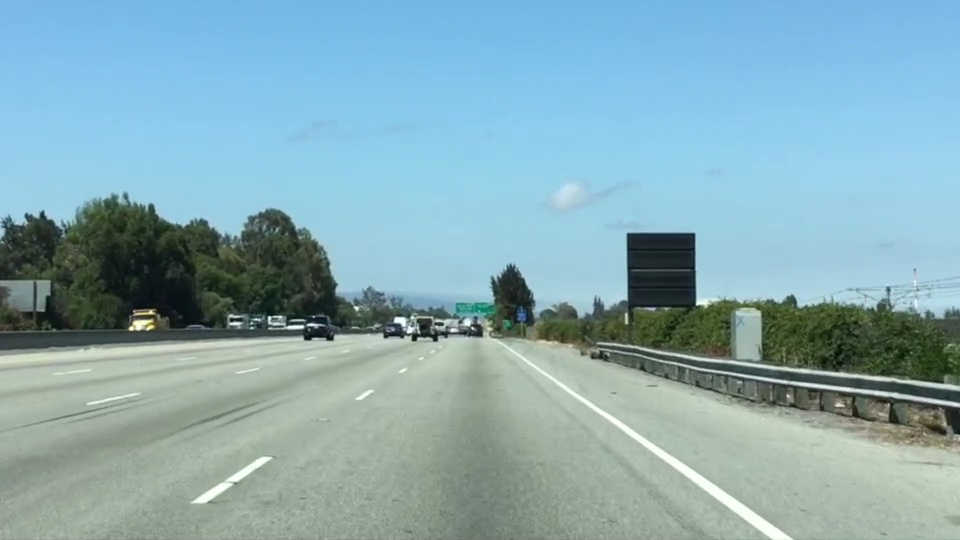
#> input picture computer-vision-notes-and-labs/test.jpg, 960 x 540 px
$ jupyter execute Introduction-finding-lanes.ipynb   (shell and % lines are left out)
#> lines starting #> are read from the running program, lines starting #| are printed output that depends on the picture; after the words box and inside, x2 and y2 are one past the last pixel; in counts of white or black regions, pixels touching at a corner belong together
# Color Selection

[cell 1]
import matplotlib.pyplot as plt
import matplotlib.image as mpimg
import numpy as np
%pylab inline

[cell 2]
# Read in the image and print out some stats
image = mpimg.imread('test.jpg')
#> image is the input picture: shape (540, 960, 3); mean R, G, B 135.5, 171.1, 179.2
print('This image is: ', type(image),
     'with dimensions:', image.shape)
#| This image is:  <class 'numpy.ndarray'> with dimensions: (540, 960, 3)

[cell 3]
plt.imshow(image)
plt.title('Original Image')

[cell 4]
# Grab the x and y size and make a copy of the image
ysize = image.shape[0]
xsize = image.shape[1]

print('xsize: ', xsize,
     '\nysize: ', ysize)
#| xsize:  960
#| ysize:  540

**Note:** Always make a copy rather simply using "="

[cell 5]
color_select = np.copy(image)

Set the thresholds values until we retain as much of the lane lines as possible while dropping everything else

[cell 6]
# Define our color selection criteria
red_threshold = 200
green_threshold = 200
blue_threshold = 200
rgb_threshold = [red_threshold, green_threshold, blue_threshold]

[cell 7]
# Identify pixels below the threshold
color_thresholds = (image[:,:,0] < rgb_threshold[0]) \
            | (image[:,:,0] < rgb_threshold[0]) \
            |(image[:,:,0] < rgb_threshold[0])
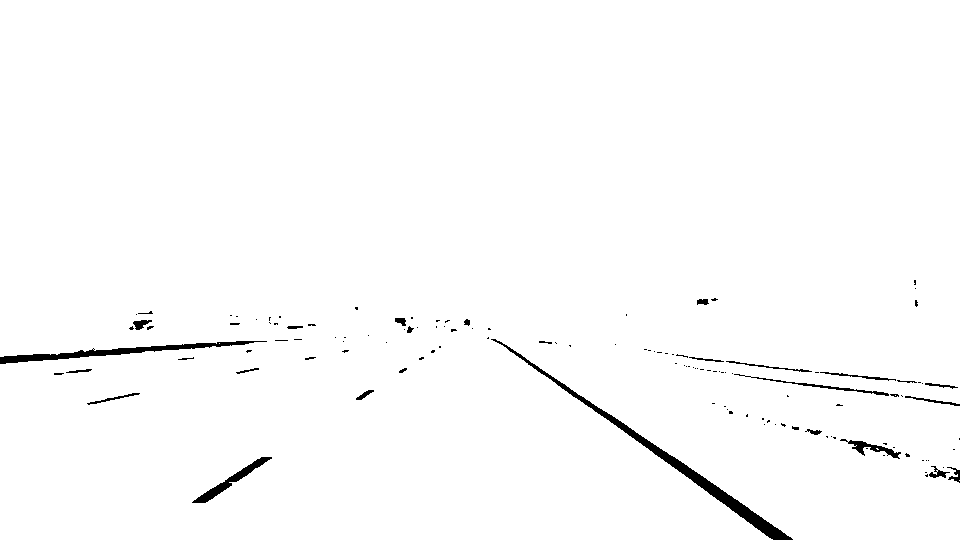
#> color_thresholds: shape (540, 960) bool; 98.6% white; 129 black regions (99 under 20 px), largest, box (x1, y1, x2, y2) and area: (491, 339, 793, 540) 2509, (0, 341, 267, 364) 1367, (192, 457, 272, 503) 627

print('Thresholds\n\n', color_thresholds)
#> (printed output is left out)

[cell 8]
# Mask color selection
color_select[color_thresholds] = [0, 0, 0]

[cell 9]
# Display the color_select image
f,(ax1, ax2) = plt.subplots(nrows=1, ncols=2, figsize=(15,10))
ax1.imshow(image)
ax2.imshow(color_select)
ax1.set_title('Original image')
ax2.set_title('Color Selected image')

# Region of interest Mask
Now that we have seen a simple color selection we have managed to eliminate almost everything in the image except the lane lines.

However, at this point, it is still tricky to extract lines automatically, because we still have some other objects detected around the periphery that aren't lane lines.

[cell 10]
plt.imshow(color_select)

- Let's assume that the front facing camera that took the image is mounted in a fixed position on the car, such that the lane lines will always appear in the same general region of the image.
- Let's take advantage of this by adding a criterion to only consider pixels for color selection in the region where we expect to find the lane lines.

[cell 11]
# make a copy of the image
region_select = np.copy(image)

[cell 12]
# Define a triangle region of interest
# Keep in mind the origin (x=0, y=0) is in the upper left in image processing

left_bottom = [130, 539]
right_bottom = [900, 539]
apex = [465, 320]

[cell 13]
# Fit lines (y=Ax+B) to identify the 3 sided region of interest
# np.polyfit() returns the coefficients [A, B] of the fit

fit_left = np.polyfit((left_bottom[0], apex[0]),
                      (left_bottom[1], apex[1]),1)

fit_right = np.polyfit((right_bottom[0], apex[0]),
                      (right_bottom[1], apex[1]), 1)
fit_bottom = np.polyfit((left_bottom[0], right_bottom[0]),
                       (left_bottom[1], right_bottom[1]), 1)

print('fit_left: ', fit_left)
print('fit_right: ', fit_right)
print('fit_bottom: ', fit_bottom)

[cell 14]
# Find the region inside the lines
XX, YY = np.meshgrid(np.arange(0, xsize), np.arange(0, ysize))
print(XX)
#> (printed output is left out)
print(YY)
#> (printed output is left out)

[cell 15]
region_thresholds = (YY > (XX*fit_left[0] + fit_left[1])) & \
                    (YY > (XX*fit_right[0] + fit_right[1])) & \
                    (YY < (XX*fit_bottom[0] + fit_bottom[1]))

print(region_thresholds)
#> (printed output is left out)

[cell 16]
# Mask color and region selection
region_select[region_thresholds] = [250, 0, 0]
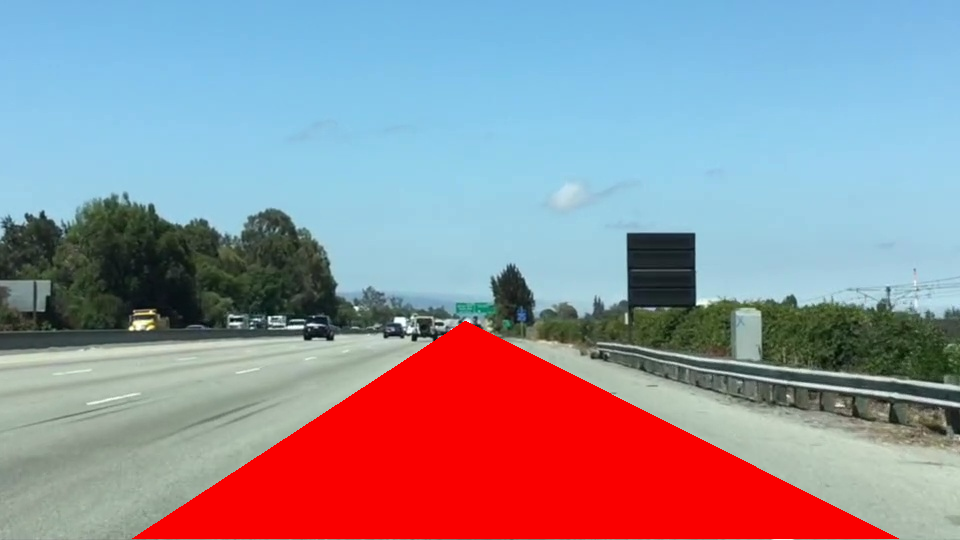
#> region_select: shape (540, 960, 3); 16.19% of pixels changed, all inside (x1, y1, x2, y2) = (132, 321, 899, 539)

[cell 17]
plt.imshow(region_select)
plt.title('Region of Interest')

# Combined color and region selection

[cell 18]
line_image = np.copy(image)

[cell 19]
# Find where image is both colored right and in the region
line_image[~color_thresholds & region_thresholds] = [255, 0, 0]

[cell 20]
plt.imshow(line_image)

[cell 21]
# Color pixels red where both color and region selections meet
line_image[~color_thresholds & region_thresholds] = [255, 0, 0]

[cell 22]
# Display the image
fig, (ax1, ax2, ax3, ax4) = plt.subplots(nrows=1, ncols=4, figsize=(20,15))
ax1.imshow(image)
ax2.imshow(color_select)
ax3.imshow(region_select)
ax4.imshow(line_image)
ax1.set_title('Original Image')
ax2.set_title('Color Selection Image')
ax3.set_title('Region Selection Image')
ax4.set_title('Combined Color and Region Selection Image')
plt.show()

# Finding Lines of any color
- In the previous part, we have managed to find the lane lines.. simple right? :) Lane lines are however, not always the same color, and even lines of the same color under different lighting conditions (day, night, rainy, etc) may fail to be detected by our simple color selection.
- We need to take our algorithm to the next level to detect lines of any color using sophisticated computer vision methods.

# Canny Edge Detection
## Theory:

Canny Egde Detection is a popular edge detection algorithm. It was developed by John F. Canny.
1. It is a multi-stage algorithm
2. **Noise Reduction**:
 - Since edge detection is susceptible to noise in the image, first step is to remove the noise in the image with a 5x5 Gaussian filter.
3. **Finding Intensity Gradient of the Image**:
 - Smoothened image is then filtered with a Sobel kernel in both horizontal and vertical direction to get first derivative in horizontal direction $(G_x)$ and in vertical direction $(G_y)$. From these two images, we can find edge gradient and direction for each pixel as follows:
 $$Edge-Gradient(G)= \sqrt{G_{x^{2}}+ G_{y}^{2}}$$
 $$Angle(\theta)= \tan^{-1}\begin{pmatrix}
\frac{G_y}{G_x}
\end{pmatrix}$$

 - Gradient direction is always perpendicular to edges. It is rounded to one of four angles representing vertical, horizontal and two diagonal directions.
4. **Non-maximum Suppression**:
 - After getting gradient magnitude and direction, a full scan of image is done to remove any unwanted pixels which may not constitute the edge. For this, at every pixel, pixel is checked if it is a local maximum in its neighbordhood in the direction of gradient.
 - Point A is on the edge(in vertical direction). Gradient direction is normal to the edge. Point B and C are in gradient directions. So point A is checked with point B and C to see if it forms a local maximum. If so, it is considered for next stage, otherwise, it is suppressed (put to zero). The result you get is a binary image with "thin edges".

5. **Hysteresis Thresholding**:
 - This stage decides which are all edges are really edges and which are not. For this, we need two threshold values, minVal and maxVal. Any edges with intensity gradient more than maxVal are sure to be edges and those below minVal are sure to be non-edges, so discarded. Those who lie between these two thresholds are classified edges or non-edges based on their connectivity. If they are connected to be "sure-edge" pixels, they are considered to be part of edges. Otherwise, they are also discarded.


## Canny Edge Detection in OpenCV
- OpenCCV puts all the above in a single function, *cv2.Canny()*.
- First argument is the input image.
- Second and Third arguments are our minVal and maxVal respectively.
- Fourth argument is aperture_size. It is the size of Sobel Kernel used to find image gradients. By default it is 3.
- Last argument is L2gradient which specifies the equation for finding gradient magnitude. If it is True, it uses the equation mentioned above which is more accurate, otherwise it uses this function:(By default, it is False)
$$Edge-Gradient(G)= \left | G_x \right |+\left | G_y \right |$$

# Canny to Detect Lane Lines

[cell 23]
image = mpimg.imread('exit-ramp.jpg')
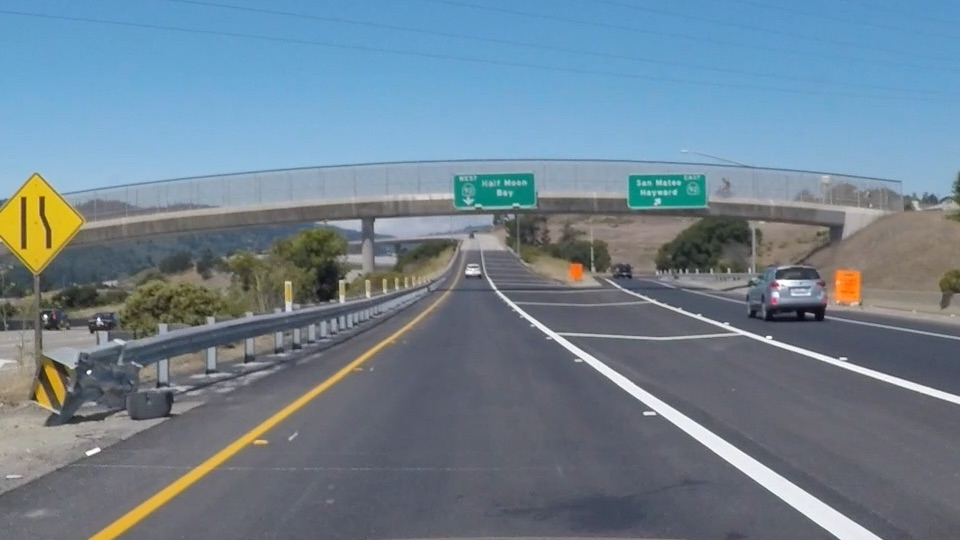
#> input picture computer-vision-notes-and-labs/exit-ramp.jpg, 960 x 540 px
#> image is the input picture: shape (540, 960, 3); mean R, G, B 111.3, 130.2, 144.4
plt.imshow(image)

[cell 24]
# Import OpenCV
import cv2

[cell 25]
# convert to grayscale
gray = cv2.cvtColor(image, cv2.COLOR_RGB2GRAY)
plt.imshow(gray, cmap='gray')

edges = cv2.Canny(gray, low_threshold, high_thresold)
- In this case, you are applying Canny to the image gray and your output will be another image called edges. low_threshold and high_threshold are your thresholds for edge detection.
- The algorithm will first detect strong edge (strong gradient) pixels above the high_threshold, and reject pixels below the low_threshold. Next, pixels with values between the low_threshold and high_threshold will be included as long as they are connected to strong edges. The output edges is a binary image with white pixels tracing out the detected edges and black everywhere else
- What would make sense as a reasonable range for these parameters? In our case, converting to grayscale has left us with an 8-bit image, so each pixel can take 28 = 256 possible values. Hence, the pixel values range from 0 to 255.
- This range implies that derivatives (essentially, the value differences from pixel to pixel) will be on the scale of tens or hundreds. So, a reasonable range for your threshold parameters would also be in the tens to hundreds.
- As far as a ratio of low_threshold to high_threshold, John Canny himself recommended a low to high ratio of 1:2 or 1:3.

We also include Gaussian Smoothing, before running *Canny*, which is essentially a way of suppressing noise and spurious gradients by averaging. cv2.Canny() actually applies Gaussian smoothing internally, but we include it here because you can get a different result by applying further smoothing( and it is not a changeable parameter within cv2.Canny()).
- You can choose the kernel_size for Gaussian smoothing to be any odd number. A larger kernel_size implies averaging, or smoothing, over a larger area.

```python
# Define a kernel size for Gaussian Smoothing / blurring
# This step is optional as cv2.canny() applies a 5x5 Gaussian internally
kernel_size = 3
gray = cv2.GaussianBlur(gray, (kernel_size, kernel_size), 0)
```

[cell 26]
# Define parameters for Canny
low_threshold = 100
high_threshold = 200
edges = cv2.Canny(gray, low_threshold, high_threshold)

[cell 27]
# Display the result
plt.imshow(edges, cmap='Greys_r')

# Hough Line Transform
## Theory:
The Hough Transform is a popular technique to detect any shape, if you can represent that shape in a mathematical form. It can detect the shape even if it is broken or distorted a little bit.

A line can be represented as $y = mx + b$ or in a parametric form, as $\rho = x\cos\theta+y\sin\theta$ where $\rho$ is the perpendicular distance form the origin to the line, and $\theta$ is the angle formed by this perpendicular line and the horizontal axis measured in counter-clockwise (That direction varies depending on how you represent the coordinate system. This representation is used in OpenCV)

So if the line is passing below the origin, it will have a positive $\rho$ and an angle less than 180. If it is going above the origin, instead of taking an angle greater than 180, the angle is taken less than 180, and $\rho$ is taken negative. Any vertical line will have 0 degree and horizontal lines will have 90 degrees.

Now let's see how the Hough Transform works for lines. Any line can be represented in these two terms, $(\rho, \theta)$.
- So first, it creates a 2D array or accumulator(to hold the values of the two parameters) and it is set to 0 initially.
- Let rows denote the $\rho$ and columns denote the $\theta$. Size of array depends on the accuracy you need. Suppose you want the accuracy of angles to be 1 degree, you will need 180 columns. For $\rho$, the maximum distance possible is the diagonal length of the image. So taking one pixel accuracy, the number of rows can be the diagonal length of the image.

Consider a 100x100 image with a horizonatal line at the middle. Take the first point of the line. You know its(x,y) values. Now in the line equation, put values $\theta = 0,1,2, \dots, 180$ and check the $\rho$ you get.

For every $(\rho, \theta)$ pair, you increment value by one in our accumulator in its corresponging cells. So now in accumulator, the cell(50, 90)=1 along with some other cells.

Now take the second point on the line. Do the same as above. Increment the values in the cells corresponding to $(\rho, \theta)$ you got. This time, the cell (50,90)=2. What you actually do is voting the $(\rho, \theta)$ values. You continue this process for every point on the line. At each point, the cell(50,90) will be incremented or voted up, while other cells may or may not be voted up. This way, at the end, the cell (50,90) will have maximum votes. So if you search the accumulator for maximum votes, you get the value (50, 90) which says, there is a line in this image at a distance 50 from the origin and at angle 90 degrees. It is will shown in the below animation:

Image Credit:
[Amos Storkey](http://homepages.inf.ed.ac.uk/amos/hough.html)

This is how hough transform works for lines. Below is an image which shows the accumulator.
- The point where the curves intersect gives a distance and angle. This distance and angle indicate the line which intersects the points being tested.
- Higher cell values are rendered brighter. The two distinctly bright spots are the Hough parameters of the two lines. From these spots's positions, angle and distance from image center of the two lines in the input image can be determined.

Image Credit:
[Wikipedia](https://en.wikipedia.org/wiki/Hough_transform)

# Probabilistic Hough Transform in OpenCV
In the hough transform, you can see that even for a line with two arguments, it takes a lot of computation. Probabilistic Hough Transform is an optimization of the Hough Transform we saw. It doesn't take all the points into consideration. Instead, it takes only a random subset of points which is sufficient for line detection. Just we have to decrease the threshold.

**Parameters**:
- First parameter, Input image should be a binary image, so apply threshold or use canny edge detection before applying hough transform. - Second and third parameters are ρ and θ accuracies respectively.
- Fourth argument is the threshold, which means the minimum vote it should get to be considered as a line. Remember, number of votes depends upon the number of points on the line. So it represents the minimum length of line that should be detected.
- minLineLength - Minimum length of line. Line segments shorter than this are rejected.
- maxLineGap - Maximum allowed gap between line segments to treat them as a single line.

[cell 28]
image = mpimg.imread('exit-ramp.jpg')
gray = cv2.cvtColor(image, cv2.COLOR_BGR2GRAY)
plt.imshow(image)

[cell 29]
plt.imshow(gray, cmap='gray')

[cell 30]
# Define parameters for Canny
low_threshold = 50
high_threshold = 150
edges = cv2.Canny(gray, low_threshold, high_threshold)

[cell 31]
# Create a masked edges image using cv2.fillPoly()
mask = np.zeros_like(edges)
ignore_mask_color = 255

[cell 32]
# Define a four side polygon region to mask
imshape = image.shape
vertices = np.array([[(0, imshape[0]), (450, 290), (490, 290),
                      (imshape[1], imshape[0])]], dtype=np.int32)
cv2.fillPoly(mask, vertices, ignore_mask_color)
masked_edges = cv2.bitwise_and(edges, mask)
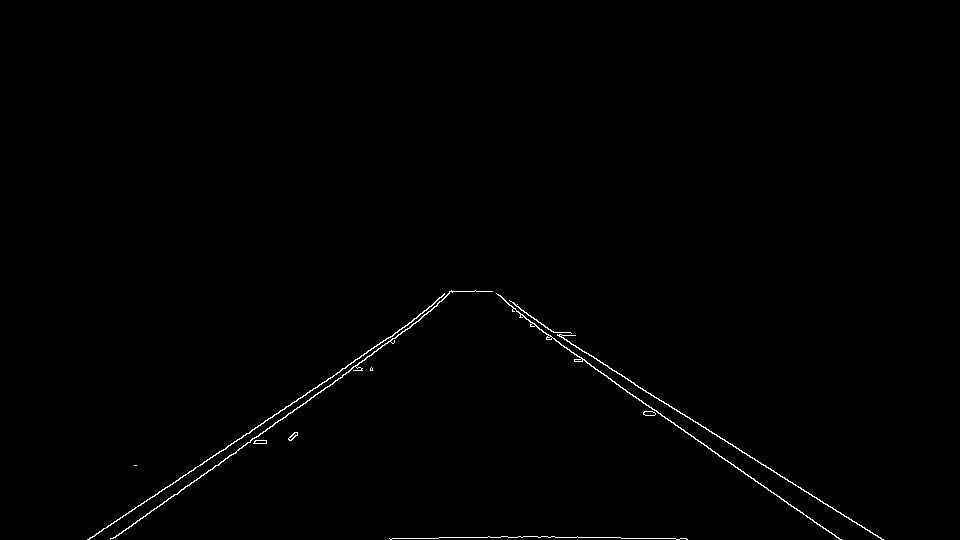
#> masked_edges: shape (540, 960); 0.57% white in thin lines or dots, all inside (x1, y1, x2, y2) = (87, 290, 884, 540)

[cell 33]
help(cv2.HoughLinesP)

[cell 34]
# Define the Hough transform parameters
# Make a blank the same size as our image to draw on

rho = 2
theta = np.pi/180
threshold = 20
min_line_length = 15
max_line_gap = 20

line_image = np.copy(image)*0 # creating a blank to draw lines on

[cell 35]
# Run Hough on edge detected image
lines = cv2.HoughLinesP(masked_edges, rho, theta, threshold, np.array([]),
                       min_line_length, max_line_gap)
#> lines = 37 rows, first 6: [512, 310, 839, 539], [162, 504, 288, 413], [89, 539, 457, 291], [612, 370, 882, 539], [545, 327, 880, 537], [149, 499, 458, 291]

[cell 36]
# Iterate over the output "lines" and draw lines on the blank
for line in lines:
    for x1, y1, x2, y2 in line:
        cv2.line(line_image, (x1, y1), (x2, y2), (250, 0, 0), 10)
#> this loop made 37 passes
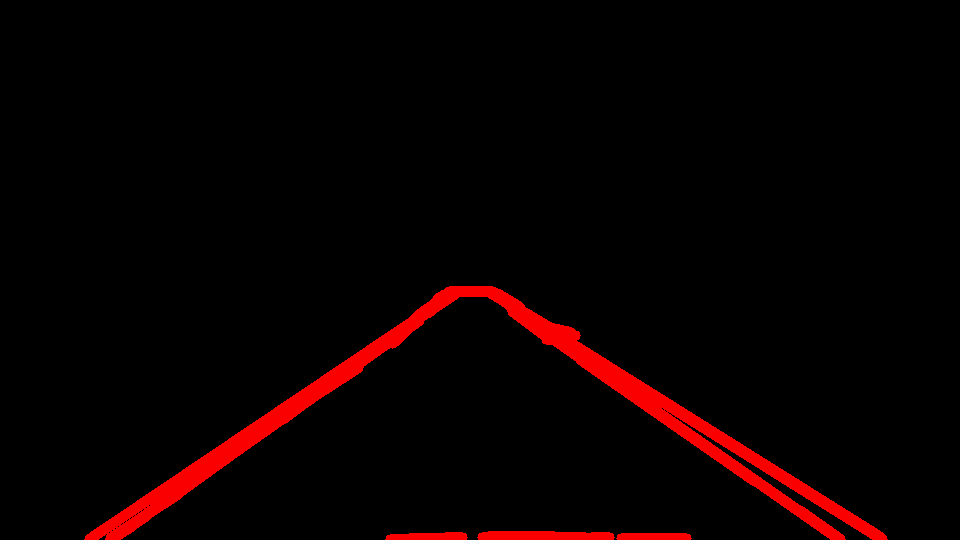
#> line_image: shape (540, 960, 3); mean R, G, B 9.9, 0, 0

[cell 37]
# Create a "color" binary image to combine with line image
color_edges = np.dstack((edges, edges, edges))

[cell 38]
# Draw the lines on the edge image
lines_edges = cv2.addWeighted(color_edges, 0.8, line_image, 1, 0)
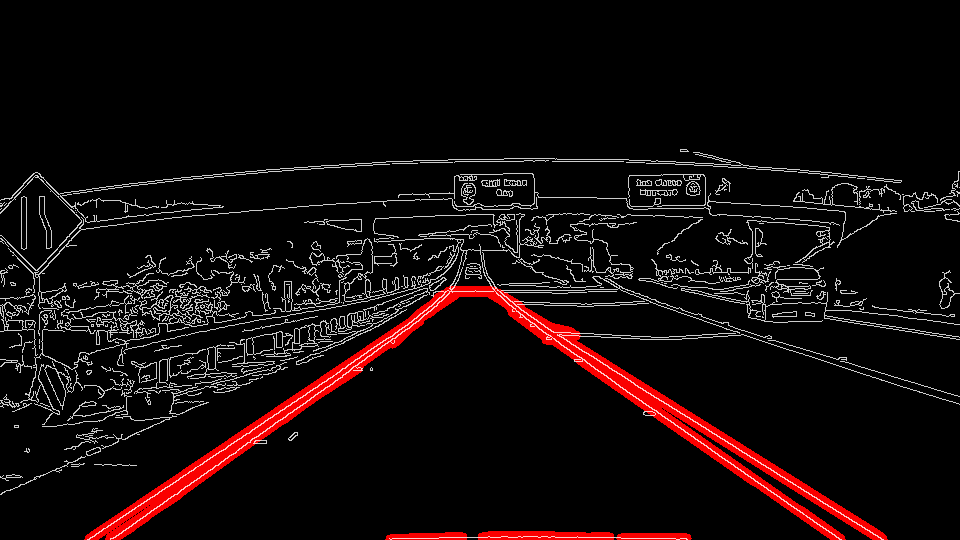
#> lines_edges: shape (540, 960, 3); mean of channels 0, 1, 2 19.5, 10.7, 10.7; drawn as R, G, B
plt.imshow(lines_edges)
